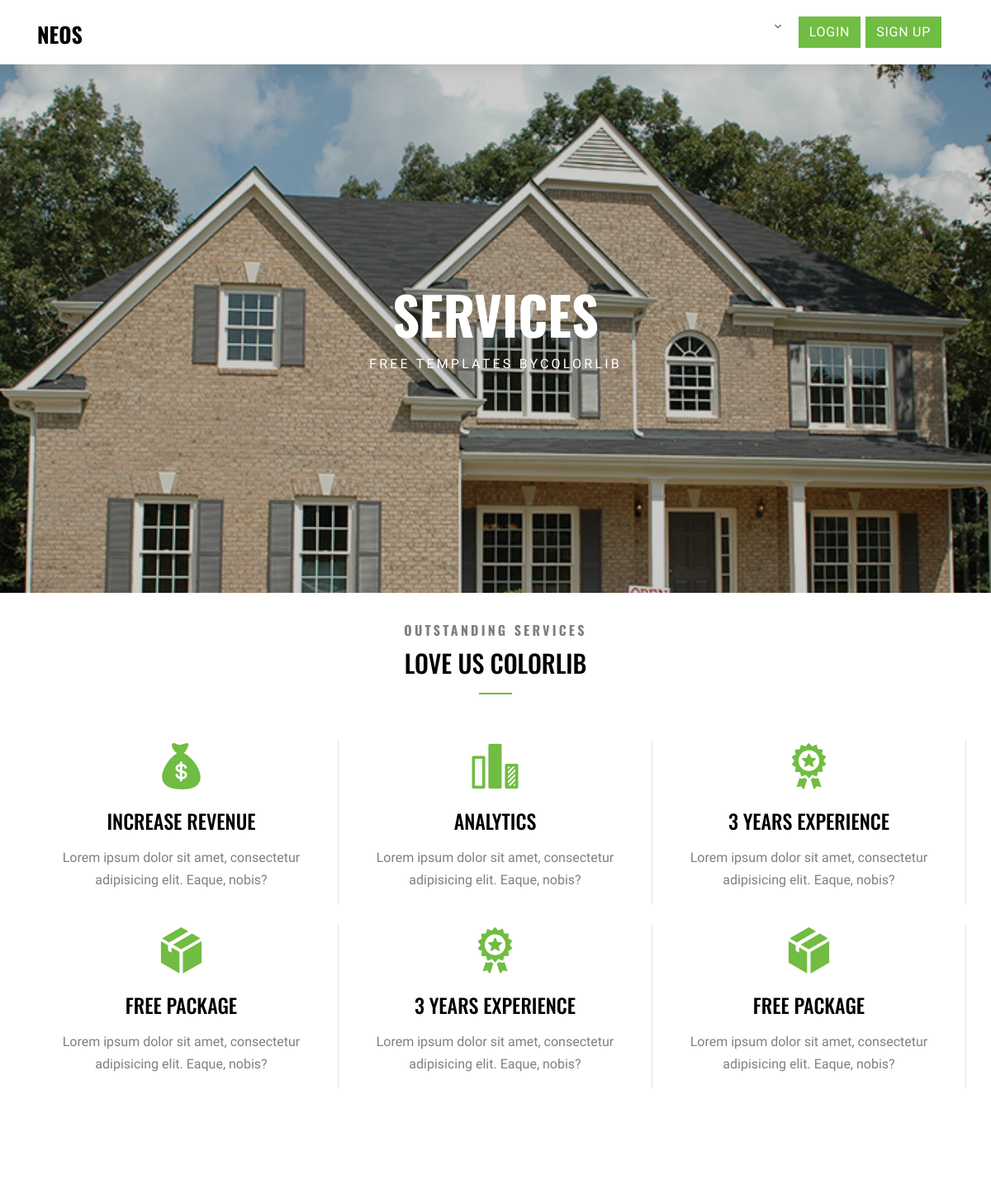
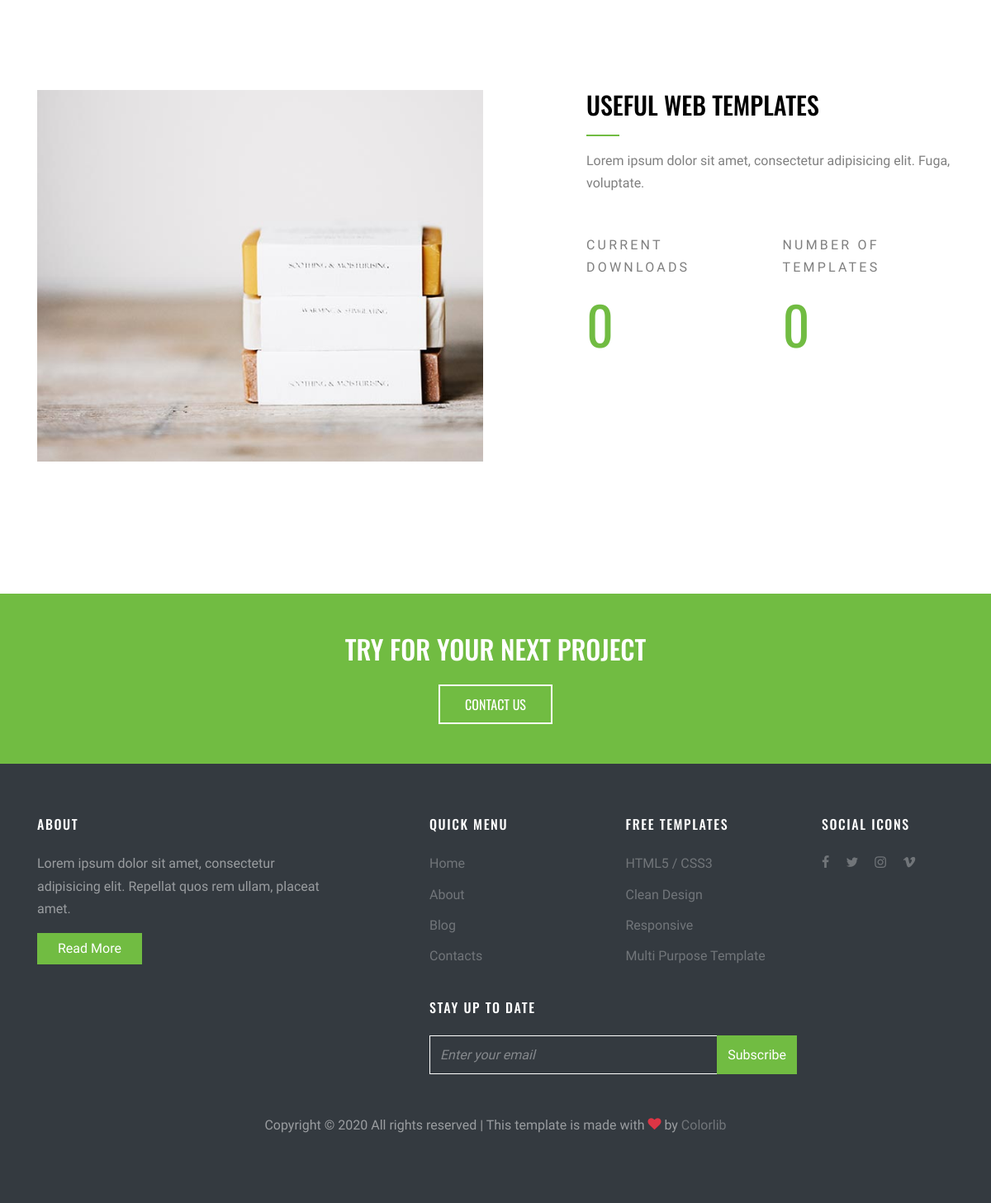
The app's page /service/ with its own data (2 pictures, top to bottom).
### base/models.py (models this page shows, shortened)
class Banner(models.Model):
	title = models.TextField()
	description = models.TextField(null = True, blank = True)
	image = models.ImageField(upload_to = 'banner')
	link = models.CharField(max_length = 256, null = True, blank = True)
	class Meta:
		verbose_name = 'Banner'

class Service(models.Model):
	title = models.TextField()
	description = models.TextField(null = True, blank = True)
	icon = models.TextField(null = True, blank = True)
	home = models.BooleanField(default = False)
	class Meta:
		verbose_name = 'Servislar'

class Product(models.Model):
	name = models.TextField()
	description = models.TextField(null = True, blank = True)
	content = models.TextField(null = True, blank = True)
	image = models.ImageField(upload_to = 'product', null = True, blank = True)
	price = models.DecimalField(max_digits = 10, decimal_places = 2, null = True, blank = True)
	number = models.IntegerField(null = True, blank = True)
	home = models.BooleanField(default = False)
	statis = models.BooleanField(default = False)
	class Meta:
		verbose_name = 'Mahsulotlar'

class Message(models.Model):
	title = models.CharField(max_length = 512)
	description = models.TextField(null = True, blank = True)
	image = models.ImageField(upload_to = 'message', null = True, blank = True)
	link = models.CharField(max_length = 256, null = True, blank = True)
	active = models.BooleanField(default = False)
	class Meta:
		verbose_name = 'Message'

### home/views.py (the view)
# urls.py: path('service/', views.service, name = 'service'),
def service(request):
	template_name = 'services.html'
	service = models.Service.objects.all()
	banner = models.Banner.objects.get(link = 'service')
	statis = models.Product.objects.filter(statis = True).order_by('-id')[0]
	context = {
		'service' : service,
		'banner' : banner,
		'statis' : statis
	}
	return render(request, template_name, context)

### home/context_processors.py (called while the page is built)
def menu(request):
	genres = models.Genre.objects.all()
	btry = models.Message.objects.get(link = 'btry')
	contactus = models.Message.objects.get(link = 'contactus')
	babout = models.Message.objects.filter(link = 'babout')[0]
	bquick = models.Message.objects.get(link = 'bquick')
	bfree = models.Message.objects.get(link = 'bfree')
	bsocial = models.Message.objects.get(link = 'bsocial')
	bstay = models.Message.objects.get(link = 'bstay')
	copy = models.Message.objects.get(link = 'copy')
	subscribe = models.Message.objects.get(link = 'subscribe')
	context = {
		'genres' : genres,
		'btry' : btry,
		'contactus' : contactus,
		'babout' : babout,
		'bquick' : bquick,
		'bfree' : bfree,
		'bsocial' : bsocial,
		'bstay' : bstay,
		'copy' : copy,
		'subscribe' : subscribe,
	}
	return context

### template/services.html (shortened to what this page needs)
{% extends 'base.html' %}
{% block content %}
  <div class="site-section first-section">
      <div class="container">
        <div class="row mb-5">
          <div class="col-md-12 text-center" data-aos="fade">
            <span class="caption d-block mb-2 font-secondary font-weight-bold">Outstanding Services</span>
            <h2 class="site-section-heading text-uppercase text-center font-secondary">Love Us Colorlib</h2>
          </div>
        </div>
        <div class="row border-responsive">
          {% for item in service %}
            <div class="col-md-6 col-lg-4 mb-4 mb-lg-4 border-right" data-aos="fade-up" data-aos-delay="100">
              <div class="text-center">
                {{ item.icon | safe }}
                <h3 class="text-uppercase h4 mb-3">{{ item.title }}</h3>
                <p>{{ item.description }}</p>
              </div>
            </div>
          {% endfor %}
        </div>
      </div>
    </div>
    <div class="site-section section-counter">
      <div class="container">
        <div class="row">
          <div class="col-lg-6">
            <p class="mb-5">
              <img src="{{ statis.image.url }}" alt="{{ statis.name }}" class="img-fluid">
            </p>
          </div>
          <div class="col-lg-5 ml-auto">
            <h2 class="site-section-heading mb-3 font-secondary text-uppercase">{{ statis.name }}</h2>
            <p class="mb-5">{{ statis.description }}</p>
            <div class="row">
              <div class="col-lg-6">
                <div class="counter">
                  <span class="caption">Current Downloads</span>
                  <span class="number" data-number="{{ statis.price }}">0</span>
                </div>
              </div>
              <div class="col-lg-6">
                <div class="counter">
                  <span class="caption">Number of Templates</span>
                  <span class="number" data-number="{{ statis.number }}">0</span>
                </div>
              </div>
            </div>
          </div>
        </div>
      </div>
    </div>
  {% endblock %}

### template/base.html (shortened to what this page needs)
{% load static %}
{% load mptt_tags %}
<!DOCTYPE html>
<html lang="en">
  <head>
    <link rel="stylesheet" href="{% static 'fonts/icomoon/style.css' %}">
    <link rel="stylesheet" href="{% static 'css/bootstrap.min.css' %}">
    <link rel="stylesheet" href="{% static 'css/magnific-popup.css' %}">
    <link rel="stylesheet" href="{% static 'css/jquery-ui.css' %}">
    <link rel="stylesheet" href="{% static 'css/owl.carousel.min.css' %}">
    <link rel="stylesheet" href="{% static 'css/owl.theme.default.min.css' %}">
    <link rel="stylesheet" href="{% static 'css/bootstrap-datepicker.css' %}">
    <link rel="stylesheet" href="{% static 'css/animate.css' %}">
    <link rel="stylesheet" href="{% static 'fonts/flaticon/font/flaticon.css' %}">
    <link rel="stylesheet" href="{% static 'css/aos.css' %}">
    <link rel="stylesheet" href="{% static 'css/jquery.fancybox.min.css' %}">
    <link rel="stylesheet" href="{% static 'css/style.css' %}">
  </head>
  <body>
  <div class="site-wrap">
    <div class="site-navbar-wrap js-site-navbar bg-white">
      <div class="container">
        <div class="site-navbar bg-light">
          <div class="row align-items-center">
            <div class="col-2">
              <h2 class="mb-0 site-logo"><a href="{% url 'home:home' %}" class="font-weight-bold text-uppercase">Neos</a></h2>
            </div>
            <div class="col-10">
              <nav class="site-navigation text-right" role="navigation">
                <div class="container">
                  <ul class="site-menu js-clone-nav d-none d-lg-block">
                    {% recursetree genres %}
                        <li class="{% if not node.is_leaf_node %}has-children{% endif %}">
                            <a href="{{ node.link }}">{{ node.name }}</a>
                        </li>
                    {% endrecursetree %}
                    <li>
                      {% if user.is_authenticated %}
                        <a href="{% url 'accounts:profile' %}">
                          <span class="d-inline-block bg-primary text-white btn btn-primary">
                            {{ user.username }}
                          </span>
                        </a>
                        <a href="{% url 'logout' %}">
                          <span class="d-inline-block bg-primary text-white btn btn-primary">
                            Logout
                          </span>
                        </a>
                      {% else %}
                        <a href="{% url 'login' %}">
                          <span class="d-inline-block bg-primary text-white btn btn-primary">
                            Login
                          </span>
                        </a>
                      {% endif %}
                      <a href="{% url 'accounts:signup' %}">
                        <span class="d-inline-block bg-primary text-white btn btn-primary">
                          Sign Up
                        </span>
                      </a>
                    </li>
                  </ul>
                </div>
              </nav>
            </div>
          </div>
        </div>
      </div>
    </div>
    <div class="site-blocks-cover inner-page overlay" style="background-image: url({{ banner.image.url }});" data-aos="fade" data-stellar-background-ratio="0.5">
      <div class="row align-items-center justify-content-center">
        <div class="col-md-5 text-center" data-aos="fade">
          <h1 class="text-uppercase">{{ banner.title }}</h1>
          <span class="caption d-block text-white">{{ banner.description }}</span>
        </div>
      </div>
    </div>
    <div class="slant-1"></div>
    {% block content %}
    {% endblock %}
    <div class="py-5 bg-primary">
      <div class="container">
        <div class="row align-items-center justify-content-center">
          <div class="col-md-6 text-center mb-3 mb-md-0">
            <h2 class="text-uppercase text-white mb-4">Try For Your Next Project</h2>
            <a href="#" class="btn btn-bg-primary font-secondary text-uppercase">Contact Us</a>
          </div>
        </div>
      </div>
    </div>
    <footer class="site-footer bg-dark">
      <div class="container">
        <div class="row">
          <div class="col-md-4 mb-4 mb-md-0">
            <h3 class="footer-heading mb-4 text-white">{{ babout.title }}</h3>
            <p>{{ babout.description }}</p>
            <p><a href="#" class="btn btn-primary text-white px-4">Read More</a></p>
          </div>
          <div class="col-md-5 mb-4 mb-md-0 ml-auto">
            <div class="row mb-4">
              <div class="col-md-6">
                <h3 class="footer-heading mb-4 text-white">{{ bquick.title }}</h3>
                  <ul class="list-unstyled">
                    <li><a href="#">Home</a></li>
                    <li><a href="#">About</a></li>
                    <li><a href="#">Blog</a></li>
                    <li><a href="#">Contacts</a></li>
                  </ul>
              </div>
              <div class="col-md-6">
                <h3 class="footer-heading mb-4 text-white">{{ bfree.title }}</h3>
                  <ul class="list-unstyled">
                    <li><a href="#">HTML5 / CSS3</a></li>
                    <li><a href="#">Clean Design</a></li>
                    <li><a href="#">Responsive</a></li>
                    <li><a href="#">Multi Purpose Template</a></li>
                  </ul>
              </div>
            </div>
            <div class="row mb-5">
              <div class="col-md-12">
              <h3 class="footer-heading mb-4 text-white">{{ bstay.title }}</h3>
              <form action="#" class="d-flex footer-subscribe">
                <input type="text" class="form-control rounded-0" placeholder="Enter your email">
                <input type="submit" class="btn btn-primary rounded-0" value="Subscribe">
              </form>
            </div>
            </div>
          </div>
          <div class="col-md-2">
            <div class="row">
            <div class="col-md-12"><h3 class="footer-heading mb-4 text-white">{{ bsocial.title }}</h3></div>
              <div class="col-md-12">
                <p>
                  <a href="#" class="pb-2 pr-2 pl-0"><span class="icon-facebook"></span></a>
                  <a href="#" class="p-2"><span class="icon-twitter"></span></a>
                  <a href="#" class="p-2"><span class="icon-instagram"></span></a>
                  <a href="#" class="p-2"><span class="icon-vimeo"></span></a>
                </p>
              </div>
          </div>
          </div>
        </div>
        <div class="row text-center">
          <div class="col-md-12">
            <p>
              {{ copy.description | safe }}
            </p>
          </div>
        </div>
      </div>
    </footer>
  </div>
  </body>
</html>

### records on screen
Banner: image (picture), title "SERVICES", description "FREE TEMPLATES BYCOLORLIB"
Service: title "INCREASE REVENUE", description "Lorem ipsum dolor sit amet, consectetur adipisicing elit. Eaque, nobis?"
Service: title "ANALYTICS", description "Lorem ipsum dolor sit amet, consectetur adipisicing elit. Eaque, nobis?"
Service: title "3 YEARS EXPERIENCE", description "Lorem ipsum dolor sit amet, consectetur adipisicing elit. Eaque, nobis?"
Service: title "FREE PACKAGE", description "Lorem ipsum dolor sit amet, consectetur adipisicing elit. Eaque, nobis?"
Service: title "3 YEARS EXPERIENCE", description "Lorem ipsum dolor sit amet, consectetur adipisicing elit. Eaque, nobis?"
Service: title "FREE PACKAGE", description "Lorem ipsum dolor sit amet, consectetur adipisicing elit. Eaque, nobis?"
Product: image (picture), name "USEFUL WEB TEMPLATES", description "Lorem ipsum dolor sit amet, consectetur adipisicing elit. Fuga, voluptate."
Message: title "ABOUT", description "Lorem ipsum dolor sit amet, consectetur adipisicing elit. Repellat quos rem ullam, placeat amet."
Message: title "QUICK MENU"
Message: title "FREE TEMPLATES"
Message: title "STAY UP TO DATE"
Message: title "SOCIAL ICONS"
Message: description "Copyright © All rights reserved | This template is made with by Colorlib"
